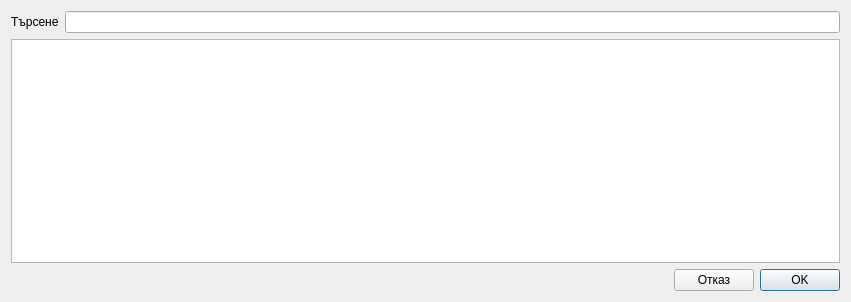
<?xml version="1.0" encoding="UTF-8"?>
<ui version="4.0">
 <class>KSMPDialogClass</class>
 <widget class="QDialog" name="KSMPDialogClass">
  <property name="windowModality">
   <enum>Qt::ApplicationModal</enum>
  </property>
  <property name="geometry">
   <rect>
    <x>0</x>
    <y>0</y>
    <width>851</width>
    <height>302</height>
   </rect>
  </property>
  <property name="font">
   <font>
    <kerning>true</kerning>
   </font>
  </property>
  <property name="windowTitle">
   <string>KSMPDialog</string>
  </property>
  <property name="modal">
   <bool>true</bool>
  </property>
  <layout class="QVBoxLayout" name="verticalLayout">
   <item>
    <layout class="QHBoxLayout" name="horizontalLayout_2">
     <item>
      <widget class="QLabel" name="label">
       <property name="text">
        <string>Търсене</string>
       </property>
      </widget>
     </item>
     <item>
      <widget class="QLineEdit" name="searchEdit"/>
     </item>
    </layout>
   </item>
   <item>
    <widget class="QTableView" name="tableView"/>
   </item>
   <item>
    <layout class="QHBoxLayout" name="horizontalLayout">
     <item>
      <spacer name="horizontalSpacer">
       <property name="orientation">
        <enum>Qt::Horizontal</enum>
       </property>
       <property name="sizeHint" stdset="0">
        <size>
         <width>40</width>
         <height>20</height>
        </size>
       </property>
      </spacer>
     </item>
     <item>
      <widget class="QPushButton" name="cancelButton">
       <property name="text">
        <string>Отказ</string>
       </property>
       <property name="autoDefault">
        <bool>false</bool>
       </property>
      </widget>
     </item>
     <item>
      <widget class="QPushButton" name="okButton">
       <property name="text">
        <string>OK</string>
       </property>
       <property name="default">
        <bool>true</bool>
       </property>
      </widget>
     </item>
    </layout>
   </item>
  </layout>
 </widget>
 <layoutdefault spacing="6" margin="11"/>
 <resources/>
 <connections/>
</ui>
